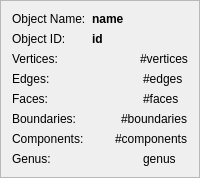
       <widget class="QFrame" name="frame">
        <property name="frameShape">
         <enum>QFrame::StyledPanel</enum>
        </property>
        <property name="frameShadow">
         <enum>QFrame::Raised</enum>
        </property>
        <layout class="QFormLayout" name="formLayout">
         <item row="0" column="0">
          <widget class="QLabel" name="label">
           <property name="font">
            <font>
             <weight>50</weight>
             <bold>false</bold>
            </font>
           </property>
           <property name="text">
            <string>Object Name:</string>
           </property>
          </widget>
         </item>
         <item row="0" column="1">
          <widget class="QLabel" name="objName">
           <property name="font">
            <font>
             <weight>75</weight>
             <bold>true</bold>
            </font>
           </property>
           <property name="text">
            <string>name</string>
           </property>
           <property name="margin">
            <number>0</number>
           </property>
          </widget>
         </item>
         <item row="1" column="0">
          <widget class="QLabel" name="label_3">
           <property name="font">
            <font>
             <weight>50</weight>
             <bold>false</bold>
            </font>
           </property>
           <property name="text">
            <string>Object ID:</string>
           </property>
          </widget>
         </item>
         <item row="1" column="1">
          <widget class="QLabel" name="id">
           <property name="font">
            <font>
             <weight>75</weight>
             <bold>true</bold>
            </font>
           </property>
           <property name="text">
            <string>id</string>
           </property>
          </widget>
         </item>
         <item row="5" column="0">
          <widget class="QLabel" name="label_9">
           <property name="font">
            <font>
             <weight>50</weight>
             <bold>false</bold>
            </font>
           </property>
           <property name="text">
            <string>Edges:</string>
           </property>
          </widget>
         </item>
         <item row="5" column="1">
          <layout class="QHBoxLayout" name="horizontalLayout_4">
           <item>
            <widget class="QLabel" name="label_11">
             <property name="text">
              <string/>
             </property>
             <property name="pixmap">
              <pixmap resource="icons.qrc">:/info/dialogIcons/info_edges.png</pixmap>
             </property>
            </widget>
           </item>
           <item>
            <widget class="QLabel" name="edges">
             <property name="font">
              <font>
               <weight>50</weight>
               <bold>false</bold>
              </font>
             </property>
             <property name="text">
              <string>#edges</string>
             </property>
            </widget>
           </item>
          </layout>
         </item>
         <item row="6" column="0">
          <widget class="QLabel" name="label_8">
           <property name="font">
            <font>
             <weight>50</weight>
             <bold>false</bold>
            </font>
           </property>
           <property name="text">
            <string>Faces:</string>
           </property>
          </widget>
         </item>
         <item row="6" column="1">
          <layout class="QHBoxLayout" name="horizontalLayout_5">
           <item>
            <widget class="QLabel" name="label_10">
             <property name="text">
              <string/>
             </property>
             <property name="pixmap">
              <pixmap resource="icons.qrc">:/info/dialogIcons/info_faces.png</pixmap>
             </property>
            </widget>
           </item>
           <item>
            <widget class="QLabel" name="faces">
             <property name="font">
              <font>
               <weight>50</weight>
               <bold>false</bold>
              </font>
             </property>
             <property name="text">
              <string>#faces</string>
             </property>
            </widget>
           </item>
          </layout>
         </item>
         <item row="7" column="0">
          <widget class="QLabel" name="label_5">
           <property name="font">
            <font>
             <weight>50</weight>
             <bold>false</bold>
            </font>
           </property>
           <property name="text">
            <string>Boundaries:</string>
           </property>
          </widget>
         </item>
         <item row="8" column="0">
          <widget class="QLabel" name="label_17">
           <property name="font">
            <font>
             <weight>50</weight>
             <bold>false</bold>
            </font>
           </property>
           <property name="text">
            <string>Components:</string>
           </property>
          </widget>
         </item>
         <item row="9" column="0">
          <widget class="QLabel" name="label_20">
           <property name="font">
            <font>
             <weight>50</weight>
             <bold>false</bold>
            </font>
           </property>
           <property name="text">
            <string>Genus:</string>
           </property>
          </widget>
         </item>
         <item row="9" column="1">
          <layout class="QHBoxLayout" name="horizontalLayout_7">
           <item>
            <widget class="QLabel" name="genusIcon">
             <property name="text">
              <string/>
             </property>
             <property name="pixmap">
              <pixmap resource="icons.qrc">:/info/dialogIcons/info_genus.png</pixmap>
             </property>
            </widget>
           </item>
           <item>
            <widget class="QLabel" name="genus">
             <property name="font">
              <font>
               <weight>50</weight>
               <bold>false</bold>
              </font>
             </property>
             <property name="text">
              <string>genus</string>
             </property>
            </widget>
           </item>
          </layout>
         </item>
         <item row="3" column="0">
          <widget class="QLabel" name="label_7">
           <property name="font">
            <font>
             <weight>50</weight>
             <bold>false</bold>
            </font>
           </property>
           <property name="text">
            <string>Vertices:</string>
           </property>
          </widget>
         </item>
         <item row="3" column="1">
          <layout class="QHBoxLayout" name="horizontalLayout_3">
           <item>
            <widget class="QLabel" name="verticesIcon">
             <property name="text">
              <string/>
             </property>
             <property name="pixmap">
              <pixmap resource="icons.qrc">:/info/dialogIcons/info_vertices.png</pixmap>
             </property>
            </widget>
           </item>
           <item>
            <widget class="QLabel" name="vertices">
             <property name="font">
              <font>
               <weight>50</weight>
               <bold>false</bold>
              </font>
             </property>
             <property name="text">
              <string>#vertices</string>
             </property>
            </widget>
           </item>
          </layout>
         </item>
         <item row="7" column="1">
          <layout class="QHBoxLayout" name="horizontalLayout_6">
           <item>
            <widget class="QLabel" name="label_6">
             <property name="text">
              <string/>
             </property>
             <property name="pixmap">
              <pixmap resource="icons.qrc">:/info/dialogIcons/info_boundaries.png</pixmap>
             </property>
            </widget>
           </item>
           <item>
            <widget class="QLabel" name="boundaries">
             <property name="font">
              <font>
               <weight>50</weight>
               <bold>false</bold>
              </font>
             </property>
             <property name="text">
              <string>#boundaries</string>
             </property>
            </widget>
           </item>
          </layout>
         </item>
         <item row="8" column="1">
          <layout class="QHBoxLayout" name="horizontalLayout_8">
           <item>
            <widget class="QLabel" name="componentsIcon">
             <property name="text">
              <string/>
             </property>
             <property name="pixmap">
              <pixmap resource="icons.qrc">:/info/dialogIcons/info_components.png</pixmap>
             </property>
            </widget>
           </item>
           <item>
            <widget class="QLabel" name="components">
             <property name="font">
              <font>
               <weight>50</weight>
               <bold>false</bold>
              </font>
             </property>
             <property name="text">
              <string>#components</string>
             </property>
            </widget>
           </item>
          </layout>
         </item>
        </layout>
       </widget>
